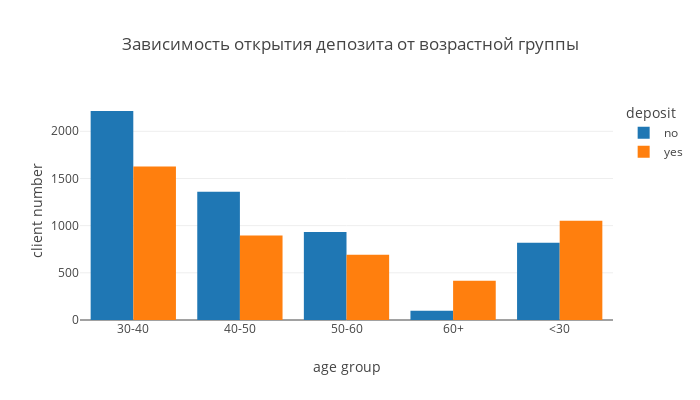

This figure's notebook cell:
### Code cell
filtered_data = cleaned_df.groupby(['age group', 'deposit'], as_index=False)[['balance']].count()
filtered_data = filtered_data.rename(columns={"balance": "client number"})

barchart = px.bar(
    data_frame=filtered_data,
    x="age group",
    y="client number",
    color="deposit",
    orientation="v",
    barmode='group',
    title='Зависимость открытия депозита от возрастной группы',
    width=700,
    height=400,
    template='none'
)

barchart.show()

### Figure 1 — Plotly figure (JSON) as saved in the notebook; plotly's stock layout.template omitted (floating-point values rounded to 4 significant figures)
{"data": [{"alignmentgroup": "True", "hovertemplate": "deposit=no<br>age group=%{x}<br>client number=%{y}<extra></extra>", "legendgroup": "no", "marker": {"color": "#1F77B4", "pattern": {"shape": ""}}, "name": "no", "offsetgroup": "no", "orientation": "v", "showlegend": true, "textposition": "auto", "type": "bar", "x": ["30-40", "40-50", "50-60", "60+", "<30"], "xaxis": "x", "y": [2215, 1360, 933, 97, 819], "yaxis": "y"}, {"alignmentgroup": "True", "hovertemplate": "deposit=yes<br>age group=%{x}<br>client number=%{y}<extra></extra>", "legendgroup": "yes", "marker": {"color": "#FF7F0E", "pattern": {"shape": ""}}, "name": "yes", "offsetgroup": "yes", "orientation": "v", "showlegend": true, "textposition": "auto", "type": "bar", "x": ["30-40", "40-50", "50-60", "60+", "<30"], "xaxis": "x", "y": [1627, 895, 692, 416, 1051], "yaxis": "y"}], "layout": {"barmode": "group", "height": 400, "legend": {"title": {"text": "deposit"}, "tracegroupgap": 0}, "title": {"text": "Зависимость открытия депозита от возрастной группы"}, "width": 700, "xaxis": {"anchor": "y", "domain": [0, 1], "title": {"text": "age group"}}, "yaxis": {"anchor": "x", "domain": [0, 1], "title": {"text": "client number"}}}}
